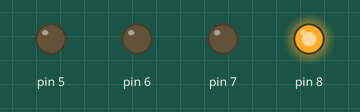
Recording of a sketch running on a simulated Arduino Uno, built with avr-gcc and run on an emulated ATmega328P. Shown: output pins drawn as LEDs (lit = HIGH).

Above: at 0.5 s.
At 3.5 s:
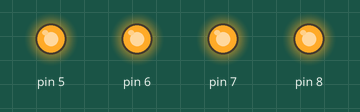
At 4.5 s:
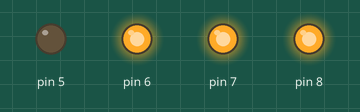
At 7.5 s:
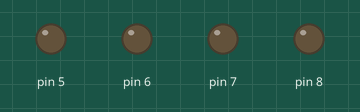
At 9.5 s:
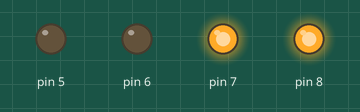
Timing chart, 0 to 10.4 s (numbered marks = the images above):
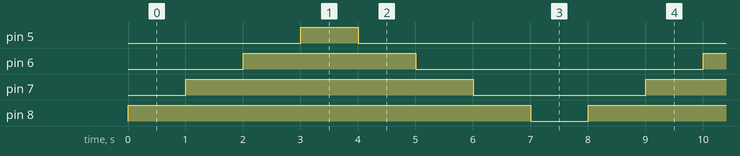

Measured:
- by itself, pin 5: alternates HIGH for 1.0 s and LOW for 7.0 s
- by itself, pin 6: alternates HIGH for 3.0 s and LOW for 5.0 s
- by itself, pin 7: alternates HIGH for 5.0 s and LOW for 3.0 s
- by itself, pin 8: alternates HIGH for 7.0 s and LOW for 1.0 s

The sketch:

brilliant_rottis_gogo1.ino
```cpp
// C++ code
//

void setup()
{
  pinMode(8, OUTPUT);
  pinMode(7,OUTPUT);
  pinMode(6,OUTPUT);
  pinMode(5,OUTPUT);
}

void loop()
{
  digitalWrite(8, HIGH);
  delay(1000); // Wait for 1000 millisecond(s)
 // digitalWrite(8, LOW);
  //delay(1000); // Wait for 1000 millisecond(s)
  digitalWrite(7, HIGH);
  delay(1000); // Wait for 1000 millisecond(s)
 // digitalWrite(7, LOW);
  //delay(1000); // Wait for 1000 millisecond(s)
  digitalWrite(6, HIGH);
  delay(1000); // Wait for 1000 millisecond(s)
  //digitalWrite(6, LOW);
 // delay(1000); // Wait for 1000 millisecond(s)
  digitalWrite(5, HIGH);
  delay(1000); // Wait for 1000 millisecond(s)
//  digitalWrite(5, LOW);
 // delay(1000); // Wait for 1000 millisecond(s)
  digitalWrite(5, LOW);
  delay(1000); // Wait for 1000 millisecond(s)
  digitalWrite(6, LOW);
  delay(1000);
  digitalWrite(7, LOW);
  delay(1000);
  digitalWrite(8, LOW);
  delay(1000);

}
```
